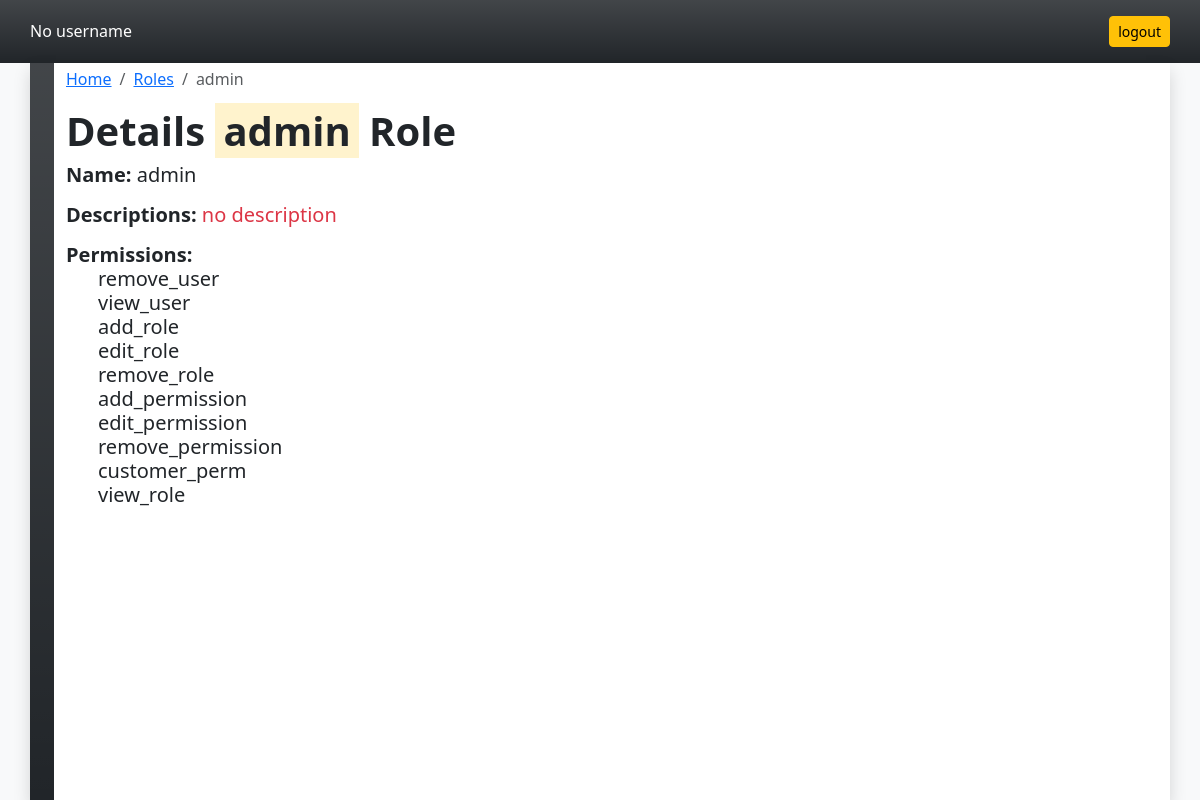
Screenshot of /roles/1 with the database file from the repository.
### core/models.py (models this page shows, shortened)
class Role(models.Model):
  name = models.CharField(max_length=100, unique=True)
  description = models.TextField(blank=True, null=True)
  permissions = models.ManyToManyField(Permission, related_name='roles', blank=True)

class Permission(models.Model):
  name = models.CharField(max_length=100,unique=True)
  description = models.TextField(blank=True, null=True)

### myproject/views.py (the view)
# urls.py: path('roles/<int:pk>',views.detail_role ,name="detail_role"),
def detail_role(request,pk):
  roles = Role.objects.get(pk=pk)
  data = {
    "id" : pk,
    "roles" : roles
  }
  return render(request,"role/detail_role.html",data)

### templates/role/detail_role.html (shortened to what this page needs)
{% extends 'layout.html' %}
{% block body %}
<nav aria-label="breadcrumb" class="pt-1">
  <ol class="breadcrumb">
    <li class="breadcrumb-item"><a href="{% url 'home' %}">Home</a></li>
    <li class="breadcrumb-item active"><a href="{% url 'role_management' %}">Roles</a></li>
    <li class="breadcrumb-item active" aria-current="page">{{roles.name}}</li>
  </ol>
</nav>
<div>
  <h3 class="display-6 fw-bold">Details <mark class="p-0 m-0 px-2">{{roles.name}}</mark> Role</h3>
</div>
<div>
  <div class="h5">
    <p>
      <b>Name:</b> {{roles.name}}
    </p>
    <p>
      <b>Descriptions:</b>
      {% if roles.description %}
      {{roles.description}}
      {% else %}
      <span class="text-danger d-inline">no description</span>
      {% endif %}
    </p>
    <div>
      <p class="fw-bold d-inline">Permissions: </p>
      {% if roles.permissions.all%}
      <ul>
        {% for permission in roles.permissions.all %}
        <li>{{permission.name}}</li>
        {% endfor %}
      </ul>
      {% else %}
      <p class="text-danger d-inline">No Permissions assigned</p>
      {% endif%}
    </div>
  </div>
</div>
{% endblock %}

### templates/layout.html (shortened to what this page needs)
{% load static %}
{% load customeTags %}
<!DOCTYPE html>
<html lang="en">
<head>
  <link rel="stylesheet" href="{% static '/css/style.css' %}">
  <link href="https://cdn.jsdelivr.net/npm/bootstrap@5.3.3/dist/css/bootstrap.min.css" rel="stylesheet"
>
  <link rel="stylesheet"
    href="https://cdnjs.cloudflare.com/ajax/libs/bootstrap-icons/1.11.3/font/bootstrap-icons.min.css"
 />
</head>
<body class="bg-light">
  <nav class="text-center py-3 px-2 text-bg-dark bg-gradient text-white">
    <div class="container p-0 d-flex align-items-center">
      <p class="m-0 p-0 text-start h6">
        {% if request.session.username %}
        {{ request.session.username }}
        {% else %}
        No username
        {% endif %}
      </p>
      <div class="ms-auto">
        <a href="{% url 'logout' %}" class="btn btn-warning btn-sm ms-auto">logout</a>
      </div>
    </div>
  </nav>
  <div class="fle-grow-1 h-100 layout">
    <div class="container mx-auto h-100 p-0 m-0">
      <div class="row h-100 m-0 p-0 shadow">
        <div class="col-auto d-none d-md-block text-bg-dark bg-gradient sidebar">
        </div>
        <div class="col h-100 bg-white pb-5" style="min-height: max-content;">
          {% block body%}{% endblock %}
        </div>
      </div>
    </div>
  </div>
</body>
</html>

### static/css/style.css (style rules this page uses)
* { margin: 0; padding: 0; box-sizing: border-box; }
body, html { width: 100%; height: 100%; background-color: black; display: flex; flex-direction: column; }
ol, li { list-style: none; }

### templates/layout.html (style rules this page uses)
* { margin: 0; padding: 0; box-sizing: border-box; }
body, html { width: 100%; height: 100%; display: flex; flex-direction: column; background-color: white; }

### rows the page displays
Role: name "admin"
Permission: name "remove_user"
Permission: name "view_user"
Permission: name "add_role"
Permission: name "edit_role"
Permission: name "remove_role"
Permission: name "add_permission"
Permission: name "edit_permission"
Permission: name "remove_permission"
Permission: name "customer_perm"
Permission: name "view_role"
